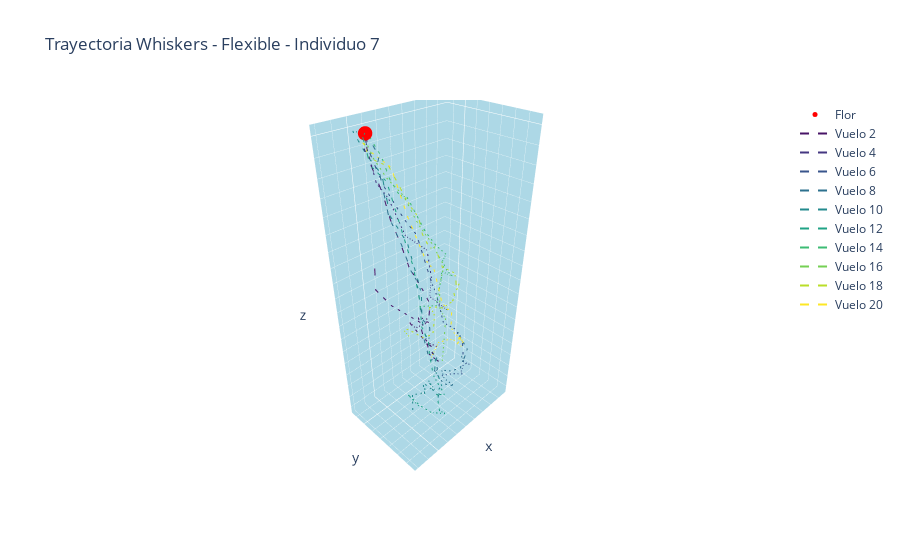
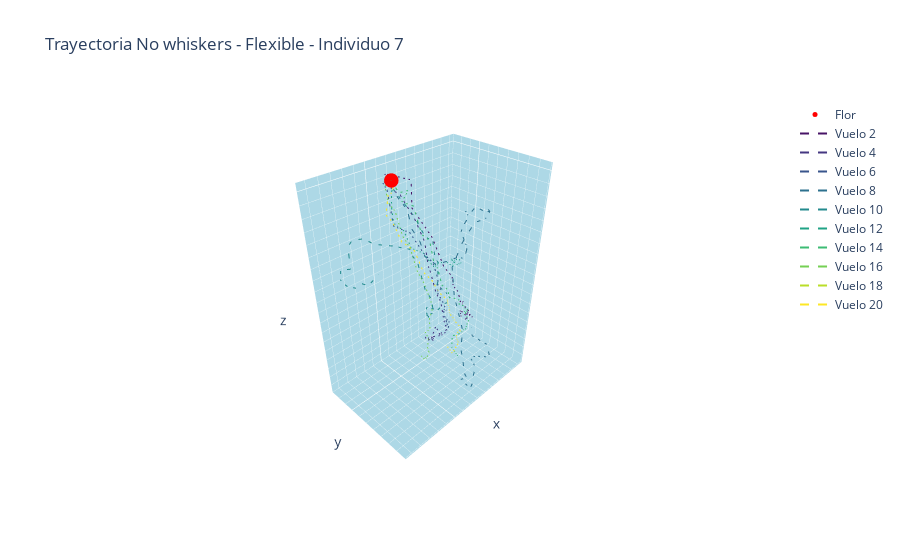
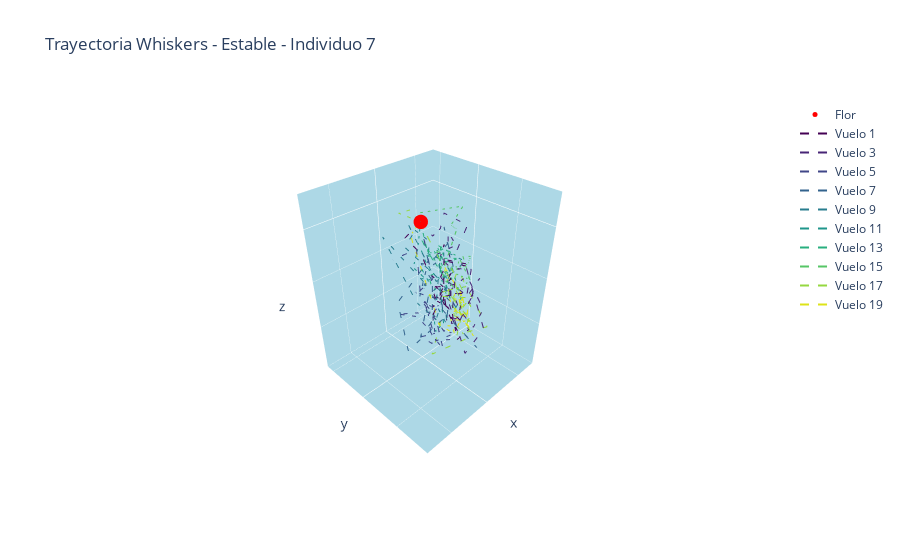
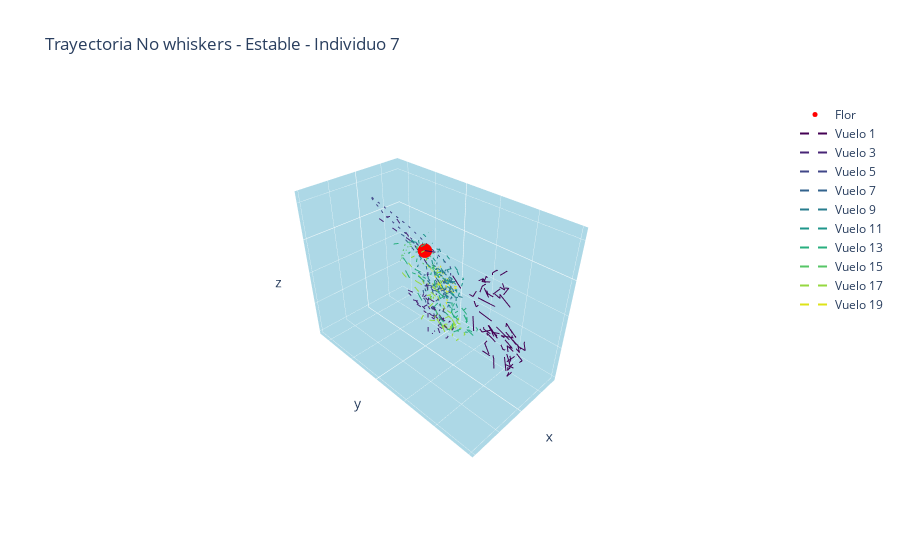

Here is the notebook cell these charts were saved with, in order:
### Code cell
plot_flower_bat(7, 'Whiskers', 'Flexible')
plot_flower_bat(7, 'No whiskers', 'Flexible')
plot_flower_bat(7, 'Whiskers', 'Estable')
plot_flower_bat(7, 'No whiskers', 'Estable')

### Figure 1 — Plotly figure (JSON) as saved in the notebook; plotly's stock layout.template omitted (floating-point values rounded to 4 significant figures)
{"data": [{"marker": {"color": "red", "size": 5}, "mode": "markers", "name": "Flor", "type": "scatter3d", "x": [0], "y": [0], "z": [0]}, {"line": {"color": "#481467", "dash": "dash", "width": 2}, "mode": "lines", "name": "Vuelo 2", "type": "scatter3d", "x": [0, -1, -3, -10, -10, -15, -21, -22, -24, -25, -25, -26, -27, -31, -33, -31, -32, -28, -25, -20, -15, -9, -5, 4, 10, 7], "y": [0, 1, -6, -1, 5, 7, 8, 21, 25, 23, 12, 16, 24, 25, 13, 16, 26, 24, 18, 7, 20, 41, 37, 19, 12, 9], "z": [0, -6, -9, -32, -45, -59, -77, -89, -97, -110, -114, -128, -133, -134, -138, -145, -147, -139, -129, -117, -113, -95, -96, -88, -78, -58]}, {"line": {"color": "#453781", "dash": "dash", "width": 2}, "mode": "lines", "name": "Vuelo 4", "type": "scatter3d", "x": [0, 1, -3, -11, -24, -32, -36, -42, -48, -49], "y": [0, 2, 3, 3, 2, 14, 14, 6, 12, 18], "z": [0, -6, -24, -34, -60, -68, -88, -108, -115, -117]}, {"line": {"color": "#39558c", "dash": "dash", "width": 2}, "mode": "lines", "name": "Vuelo 6", "type": "scatter3d", "x": [0, -4, -8, -11, -16, -24, -29, -37, -49, -55, -61, -67, -67, -69, -68, -66, -59, -56, -47, -36], "y": [0, -5, -3, 0, 11, 13, 21, 18, 14, 20, 23, 19, 21, 26, 25, 22, 26, 30, 27, 23], "z": [0, -7, -19, -29, -45, -56, -85, -99, -129, -134, -145, -154, -171, -172, -170, -173, -173, -171, -167, -165]}, {"line": {"color": "#2d718e", "dash": "dash", "width": 2}, "mode": "lines", "name": "Vuelo 8", "type": "scatter3d", "x": [0, -4, -4, -12, -13, -16, -16, -20, -17, -22, -20, -22, -22, -28, -31, -36, -36, -41, -43, -49, -52, -59, -66, -70, -70, -72, -71, -69, -66], "y": [0, 6, 4, 1, 11, 16, 21, 18, 25, 27, 29, 21, 27, 28, 26, 17, 28, 35, 22, 13, 21, 25, 22, 16, 18, 19, 21, 11, 19], "z": [0, -10, -14, -45, -59, -75, -79, -89, -105, -113, -119, -125, -140, -140, -155, -162, -169, -170, -172, -173, -171, -170, -167, -170, -174, -167, -161, -149, -149]}, {"line": {"color": "#238a8d", "dash": "dash", "width": 2}, "mode": "lines", "name": "Vuelo 10", "type": "scatter3d", "x": [0, 0, -2, -8, -10, -17, -17, -21, -23, -25, -29, -31, -33, -32, -33, -34, -33, -32, -33, -32, -31, -30, -31, -28, -28, -24, -22, -21, -18, -16, -13, -15, -10, -6, 2], "y": [0, -11, -3, 2, 5, 12, 22, 20, 18, 19, 22, 24, 21, 26, 29, 26, 25, 28, 27, 26, 27, 29, 28, 25, 19, 30, 31, 31, 26, 26, 31, 29, 30, 25, 34], "z": [0, -1, -11, -21, -43, -59, -81, -91, -112, -124, -139, -143, -159, -160, -168, -173, -176, -178, -180, -181, -176, -177, -178, -173, -166, -165, -164, -163, -159, -157, -162, -159, -160, -161, -168]}, {"line": {"color": "#20a386", "dash": "dash", "width": 2}, "mode": "lines", "name": "Vuelo 12", "type": "scatter3d", "x": [0, 3, 1, -5, -6, -9, -13, -10, -14, -16, -20, -19, -22, -20, -19, -19, -14, -10, -2, 4, 4], "y": [0, 2, 4, 10, 25, 26, 27, 32, 34, 33, 33, 39, 43, 37, 41, 48, 40, 41, 38, 32, 45], "z": [0, -1, -14, -22, -55, -65, -89, -104, -115, -128, -148, -151, -160, -163, -175, -173, -174, -170, -160, -150, -153]}, {"line": {"color": "#3dbc74", "dash": "dash", "width": 2}, "mode": "lines", "name": "Vuelo 14", "type": "scatter3d", "x": [0, -6, -14, -16, -22, -30, -37, -42, -51, -54, -54, -55, -54, -51, -41, -33, -22], "y": [0, -5, -5, -1, 0, -2, 7, 12, 13, 7, 11, 16, 6, 9, 16, 22, 14], "z": [0, -3, -15, -26, -36, -40, -60, -69, -78, -86, -91, -94, -94, -97, -100, -104, -103]}, {"line": {"color": "#75d054", "dash": "dash", "width": 2}, "mode": "lines", "name": "Vuelo 16", "type": "scatter3d", "x": [0, -1, -9, -13, -20, -25, -30, -35, -41, -44, -46, -45, -44, -34], "y": [0, -4, -6, 0, 6, 7, 8, 15, 21, 14, 13, 20, 20, 28], "z": [0, -1, -15, -24.5, -34, -43.5, -53, -64, -79, -98, -117, -121, -137, -149]}, {"line": {"color": "#bade28", "dash": "dash", "width": 2}, "mode": "lines", "name": "Vuelo 18", "type": "scatter3d", "x": [0, -1, -8, -15, -19, -27, -35, -39, -46, -53, -57, -63, -67, -72, -72, -73, -74, -70, -69, -67, -65, -58, -54, -51, -46, -39, -38, -32, -26, -19, -14, -13, -9], "y": [0, -3, -9, 0, 9, 5, 3, 2, 2, 0, 4, 5, 7, 4, 5, 7, 5, 4, 7, 5, 9, 8, 13, 15, 11, 7, 15, 21, 26, 23, 13, 10, 21], "z": [0, -5, -15, -19, -34, -43, -52, -64, -76, -78, -93, -97, -100, -107, -115, -111, -116, -117, -122, -123, -121, -121, -122, -118, -116, -115, -115, -117, -121, -121, -117, -119, -117]}, {"line": {"color": "#fde725", "dash": "dash", "width": 2}, "mode": "lines", "name": "Vuelo 20", "type": "scatter3d", "x": [0, 0, -5, -15, -19, -28, -36, -40, -46, -47, -53, -55, -57, -58, -57, -60, -56, -55, -50, -44, -36, -16], "y": [0, -5, -8, 2, 11, 17, 17, 21, 25, 24, 23, 26, 25, 24, 22, 26, 28, 27, 25, 25, 22, 34], "z": [0, -2, -9, -19, -45, -72, -82, -106, -114, -127, -137, -138, -144, -139, -147, -143, -146, -146, -139, -135, -135, -131]}], "layout": {"scene": {"camera": {"eye": {"x": 1.5, "y": 1.5, "z": 1.5}}, "xaxis": {"backgroundcolor": "lightblue", "dtick": 10, "gridwidth": 0.5, "range": [-79, 23], "showticklabels": false, "tickmode": "linear"}, "yaxis": {"backgroundcolor": "lightblue", "dtick": 10, "gridwidth": 0.5, "range": [-16, 59], "showticklabels": false, "tickmode": "linear"}, "zaxis": {"backgroundcolor": "lightblue", "dtick": 10, "gridwidth": 0.5, "range": [-186, 5], "showticklabels": false, "tickmode": "linear"}}, "title": {"text": "Trayectoria Whiskers - Flexible - Individuo 7"}}}

### Figure 2 — Plotly figure (JSON) as saved in the notebook; plotly's stock layout.template omitted (floating-point values rounded to 4 significant figures)
{"data": [{"marker": {"color": "red", "size": 5}, "mode": "markers", "name": "Flor", "type": "scatter3d", "x": [0], "y": [0], "z": [0]}, {"line": {"color": "#481467", "dash": "dash", "width": 2}, "mode": "lines", "name": "Vuelo 2", "type": "scatter3d", "x": [0, -3, -26, -26, -33, -36, -42, -48, -54, -55, -59, -64, -67, -67, -69, -70, -68, -66, -65, -65, -60, -52], "y": [0, -11, -8, -8, 8, 19, 23, 19, 20, 22, 22, 17, 22, 25, 26, 18, 20, 20, 22, 23, 18, 27], "z": [0, 1, -9, -31.5, -54, -78, -88, -102, -111, -121, -123, -131, -137, -143, -144, -142, -145, -148, -147, -143, -135, -135]}, {"line": {"color": "#453781", "dash": "dash", "width": 2}, "mode": "lines", "name": "Vuelo 4", "type": "scatter3d", "x": [0, -3, -9, -16, -23, -29, -34, -37, -40, -40, -40, -37, -35, -32, -26, -21, -16, -11, -10, -8, -7, -6, -8, -11, -12, -22, -21, -22], "y": [0, -10, -13, -20, -18, -8, -2, -1, -2, 6, 12, 18, 21, 28, 27, 29, 27, 32, 32, 34, 27, 28, 29, 32, 29, 24, 31, 38], "z": [0, -3, -3, -17, -23, -42.5, -62, -86, -92, -112, -118, -128, -131, -136, -137, -136, -135, -133, -132, -129, -130, -131, -133, -130, -133, -129, -135, -126]}, {"line": {"color": "#39558c", "dash": "dash", "width": 2}, "mode": "lines", "name": "Vuelo 6", "type": "scatter3d", "x": [0, -1, -7, -9, -17, -21, -24, -26, -28, -31, -30, -34, -36, -37, -39, -41, -40, -40, -41, -42, -44, -42, -41, -40, -37, -34], "y": [0, -11, -14, -11, -1, 10, 18, 22, 20, 22, 18, 14, 19, 22, 17, 15, 16, 19, 20, 18, 15, 21, 22, 22, 22, 26], "z": [0, -5, -13, -42, -47, -62, -69, -83, -92, -96, -98, -105, -114, -121, -123, -126, -129, -135, -141, -137, -137, -137, -140, -142, -138, -133]}, {"line": {"color": "#2d718e", "dash": "dash", "width": 2}, "mode": "lines", "name": "Vuelo 8", "type": "scatter3d", "x": [0, -2, -2, -1, -4, -6, -11, -13, -20, -25, -36, -40, -45, -50, -55, -63, -70, -75, -81, -86, -90, -90, -88, -82, -78, -68, -59, -54, -46, -38, -35, -34, -28, -29, -27, -28, -26, -31, -31, -34, -35, -41, -40, -46, -47, -46, -48, -50, -46, -44], "y": [0, 4, 14, 20, 25, 28, 35, 37, 39, 44, 41, 40, 33, 24, 21, 20, 10, 12, 12, 15, 17, 23, 20, 23, 25, 23, 23, 22, 19, 30, 39, 45, 49, 52, 56, 58, 53, 56, 61, 60, 59, 56, 56, 46, 48, 59, 66, 61, 46, 46], "z": [0, -12, -18, -31, -40, -52, -58, -57, -57, -54, -61, -53, -54, -49, -48, -42, -43, -45, -42, -46, -45, -48, -46, -49, -48, -48, -55, -62, -82.5, -103, -116, -129, -142, -159, -167, -171, -175, -184, -182, -181, -177, -171, -166, -167, -165, -157, -155, -145, -141, -131]}, {"line": {"color": "#238a8d", "dash": "dash", "width": 2}, "mode": "lines", "name": "Vuelo 10", "type": "scatter3d", "x": [0, -10, -17, -30, -40, -44, -53, -57, -60, -60, -60, -58, -61, -59, -54, -49, -42, -37, -29, -28, -24, -20, -18, -18, -16, -17, -15, -10, -3, 2, 5, 13, 26, 31, 39, 44, 45, 51, 50, 52, 47, 43, 39, 36, 30], "y": [0, -15, -22, -25, -21, -12, -12, -13, -12, -12, -11, -11, -1, 5, 7, 7, 6, 11, 9, 7, 9, 17, 19, 20, 19, 26, 26, 24, 23, 23, 24, 14, 10, 4, 2, 4, 5, 2, -1, 2, 1, 7, 9, 12, 17], "z": [0, -8, -15, -31.5, -48, -65, -72, -91, -97, -111, -114, -120, -126, -127, -129, -128, -132, -126, -121, -120, -121, -122, -117, -119, -116, -111, -96, -86, -58, -50, -43, -41, -36, -32, -31, -33, -50, -49, -58, -58, -65, -66, -63, -65, -56]}, {"line": {"color": "#20a386", "dash": "dash", "width": 2}, "mode": "lines", "name": "Vuelo 12", "type": "scatter3d", "x": [0, -5, -3, -4, -6, -17, -24, -30, -37, -44, -51, -61, -65, -71, -79, -83, -83, -83, -79, -77], "y": [0, -3, -4, -6, -7, -8, -8, 1, 5, 3, -3, -3, 3, -4, -7, -6, -4, -9, -14, -6], "z": [0, -4, -11, -24, -37, -48, -66, -70, -84, -87, -90, -93, -97, -99, -100, -101, -104, -108, -102, -101]}, {"line": {"color": "#3dbc74", "dash": "dash", "width": 2}, "mode": "lines", "name": "Vuelo 14", "type": "scatter3d", "x": [0, -5, -14, -15, -24, -28, -32, -35, -42, -45, -51, -54, -63, -64, -71, -77, -80, -79, -81, -80, -78, -72, -66, -60, -53, -45, -37, -28], "y": [0, 2, 2, -7, -4, 1, 6, 8, 6, 8, 10, 9, 13, 12, 13, 12, 11, 7, 6, 8, 14, 17, 21, 23, 26, 23, 30, 47], "z": [0, -10, -11, -23, -28, -52, -57, -78, -88, -105, -112, -122, -127, -133, -139, -149, -148, -153, -153, -156, -160, -160, -159, -156, -154, -154, -158, -154]}, {"line": {"color": "#75d054", "dash": "dash", "width": 2}, "mode": "lines", "name": "Vuelo 16", "type": "scatter3d", "x": [0, 2, -2, -9, -15, -18, -19, -22, -23, -22, -19, -17, -14, -15, -14, -13, -14, -10, -9, -8, -6, -5, -4, -4], "y": [0, -5, -7, -8, -8, -2, 5, 9, 16, 20, 19, 22, 19, 22, 22, 25, 24, 25, 24, 27, 26, 26, 24, 24], "z": [0, -5, -19, -29, -51, -62, -81, -91, -105, -111, -123, -130, -134, -139, -149, -153, -154, -156, -156, -155, -154, -154, -150, -148]}, {"line": {"color": "#bade28", "dash": "dash", "width": 2}, "mode": "lines", "name": "Vuelo 18", "type": "scatter3d", "x": [0, -3, -6, -10, -14, -17, -19, -21, -22, -24, -27, -25, -27, -32, -31, -33, -31, -33, -28, -28, -25], "y": [0, 4, 9, 23, 30, 31, 38, 35, 39, 38, 39, 39, 34, 40, 43, 40, 37, 39, 39, 43, 44], "z": [null, null, null, null, null, null, null, null, null, null, null, null, null, null, null, null, null, null, null, null, null]}, {"line": {"color": "#fde725", "dash": "dash", "width": 2}, "mode": "lines", "name": "Vuelo 20", "type": "scatter3d", "x": [0, -4, -4, -3, -3, -9, -10, -17, -23, -28, -34, -39, -47, -49, -55, -57, -64, -66, -66, -65, -66, -60, -57, -46, -37], "y": [0, -2, -4, -8, -12, -12, -3, 4, 8, 13, 16, 21, 15, 14, 9, 11, 9, 12, 14, 12, 9, 18, 19, 23, 23], "z": [0, -1, -11, -14, -31, -39, -53, -61, -82, -90, -104, -111, -125, -128, -141, -145, -156, -160, -166, -168, -176, -175, -175, -176, -160]}], "layout": {"scene": {"camera": {"eye": {"x": 1.5, "y": 1.5, "z": 1.5}}, "xaxis": {"backgroundcolor": "lightblue", "dtick": 10, "gridwidth": 0.5, "range": [-95, 57], "showticklabels": false, "tickmode": "linear"}, "yaxis": {"backgroundcolor": "lightblue", "dtick": 10, "gridwidth": 0.5, "range": [-30, 71], "showticklabels": false, "tickmode": "linear"}, "zaxis": {"backgroundcolor": "lightblue", "dtick": 10, "gridwidth": 0.5, "range": [-189, 6], "showticklabels": false, "tickmode": "linear"}}, "title": {"text": "Trayectoria No whiskers - Flexible - Individuo 7"}}}

### Figure 3 — Plotly figure (JSON) as saved in the notebook; plotly's stock layout.template omitted (floating-point values rounded to 4 significant figures)
{"data": [{"marker": {"color": "red", "size": 5}, "mode": "markers", "name": "Flor", "type": "scatter3d", "x": [0], "y": [0], "z": [0]}, {"line": {"color": "#440154", "dash": "dash", "width": 2}, "mode": "lines", "name": "Vuelo 1", "type": "scatter3d", "x": [0, 2, 0, 0, -3, -3, -4, 0, -1, -4, -5, -8, -8, -4, -2, -4, -4, -1, 0, 0, 0, -2, -1, -1, -3, -2, 0, -1, -3, -2, -2, 0, -1, 3, 3], "y": [0, -2, 0, 2, 3, 5, 4, 3, 5, 2, 0, 5, 5, 3, 2, 5, 4, 3, 3, 4, 7, 8, 6, 3, 10, 8, 8, 2, 8, 8, 5, 7, 5, 6, 6], "z": [0, -3, -6, -9, -13, -14, -11, -16, -14, -5, -9, -9.5, -10, -8, -13, -12, -10, -15, -12, -11, -15, -20, -15, -14, -19, -22, -14, -15, -12, -17, -19, -16, -12, -15, -13]}, {"line": {"color": "#482576", "dash": "dash", "width": 2}, "mode": "lines", "name": "Vuelo 3", "type": "scatter3d", "x": [0, -2, -5, -7, -8, -3, -4, -3, -5, -4, -3, -4, -5, -4, -6, -7, -9, -6, -2, -4, -4, -3, -3, -1, -2, -3, -4, -4, -1, 1, -3, -6, -5, -1, 0, -2, -2], "y": [0, 1, 0, -1, 4, 5, 4, 4, 2, 5, 1, 4, 8, 8, 8, 7, 7, 7, 5, 6, 8, 13, 11, 9, 7, 2, 9, 10, 9, 9, 6, 6, 12, 11, 10, 5, 5], "z": [0, -3, -3, -1, -2, -7, -8, -5, -3, -4, -7, -9, -8, -14, -16, -13, -12, -14, -13, -11, -9, -13, -18, -14, -13, -11, -13, -11, -17, -16, -8, -9, -19, -23, -18, -14, -13]}, {"line": {"color": "#404688", "dash": "dash", "width": 2}, "mode": "lines", "name": "Vuelo 5", "type": "scatter3d", "x": [0, 0, 3, 0, -3, -2, 2, 0, -1, 2, 4, 4, 4, 5, 3, -2, -1, 3, 3, 0, 2, 4, 5, 5, 6, 4, 4, 2, 5], "y": [0, 3, 2, -2, 3, 3, 6, 0, 7, 6, 7, 6, 7, 5, 6, 4, 8, 7, 4, 4, 8, 7, 7, 4, 0, 7, 4, 1, -2], "z": [0, -10, -12, -15, -16, -16, -14, -16, -22, -21, -13, -14, -20, -19, -19, -22, -20, -20, -13, -18, -22, -18, -16, -15, -16, -13, -11, -4, -6]}, {"line": {"color": "#33638d", "dash": "dash", "width": 2}, "mode": "lines", "name": "Vuelo 7", "type": "scatter3d", "x": [0, -2, -6, -6, -6, -3, -1, -1, 0, -1, 0, 0, -3, -1, -2, 2, 2, 0, 3, 6, 2, -2, 1, 10, 11, 2, 0], "y": [0, 0, 1, 0, 3, 3, 3, 2, 0, 3, 9, 6, 5, 6, 13, 7, 3, 3, 6, 6, 4, 3, 7, 7, 6, 4, -1], "z": [0, -9, -6, -3, -11, -11, -7, -8, -8, -12, -13, -10, -11, -17, -21, -13, -10, -11, -16, -18, -12, -12, -16, -18, -8, -5, -17]}, {"line": {"color": "#287d8e", "dash": "dash", "width": 2}, "mode": "lines", "name": "Vuelo 9", "type": "scatter3d", "x": [0, 3, -2, -6, -9, -5, -4, -2, -3, 1, 0, -4, -3, -1, 2, 0, -1, -1, 4, 5, 5, 7, 6, 5, 3], "y": [0, -1, 3, 3, 3, 1, 2, 0, -1, -2, 4, 4, 1, 4, 6, 7, 5, 6, 8, 9, 4, -2, 2, 6, 4], "z": [0, -4, -11, -11, -10, -7, -8, -7, -5, -1, -10, -10, -6, -5, -13, -18, -12, -10, -14, -13, -12, -1, -4, -7, -10]}, {"line": {"color": "#1f968b", "dash": "dash", "width": 2}, "mode": "lines", "name": "Vuelo 11", "type": "scatter3d", "x": [0, -2, 2, 1, 1, -1, -2, -3, -2, -5, -4, -5, -5, -5, -6, -4, -5, 0, 1, 1, 2], "y": [0, -3, 0, 3, 1, -1, 4, -1, -2, 2, 4, 2, 3, 3, 5, 5, 1, 5, 7, 5, 5], "z": [0, -7, -8, -10, -8, -12, -11, -11, -7, -9, -11, -13, -11, -9, -16, -18, -12, -11, -17, -20, -14]}, {"line": {"color": "#29af7f", "dash": "dash", "width": 2}, "mode": "lines", "name": "Vuelo 13", "type": "scatter3d", "x": [0, 1, -3, -4, -4, -3, -2, -5, -3, -1, -1, -2, 0, -1, -3, -2, 0, -1, -3, -2, 2, 2, -1], "y": [0, 3, 3, 5, 4, 1, 4, 5, 3, 4, 4, 5, 4, 1, 5, 6, 3, -1, 3, 5, 5, 4, 6], "z": [0, -5, -5, -6, -6, -5, -7, -7, -7, -3, -8, -10, -4, -6, -12, -9, -6, -4, -10, -13, -10, -8, -7]}, {"line": {"color": "#56c667", "dash": "dash", "width": 2}, "mode": "lines", "name": "Vuelo 15", "type": "scatter3d", "x": [0, -1, -10, -9, -4, -1, -7, -10, -7, -6, -6, -6, -2, -5, -6, -2, 1, -2, -3], "y": [0, -1, 1, -1, 5, 5, 4, 3, 6, 5, 6, 7, 7, 5, 7, 8, 7, 2, 3], "z": [0, 1, 0, -4, -1, -7, -10, -11, -7, -7, -9, -11, -8, -7, -11, -11, -8, -5, -7]}, {"line": {"color": "#95d840", "dash": "dash", "width": 2}, "mode": "lines", "name": "Vuelo 17", "type": "scatter3d", "x": [0, -1, -1, -3, -3, -5, -4, -3, -6, -5, -2, -2, 1, -4, -3, -2, -7, -6, -3, -2, -4, -6, -5, -2, -4, -2, -3, 2, 1], "y": [0, -7, -3, 7, 5, 9, 9, 6, 3, 7, 4, 7, 3, 9, 7, 5, 3, 12, 7, 9, 4, 8, 7, 8, 5, 8, 11, 5, 7], "z": [0, -1, 1, -13, -14, -19, -18, -18, -15, -12, -13, -11, -13, -13, -17, -14, -11, -19, -22, -15, -9, -17, -23, -19, -15, -15, -20, -25, -14]}, {"line": {"color": "#dde318", "dash": "dash", "width": 2}, "mode": "lines", "name": "Vuelo 19", "type": "scatter3d", "x": [0, -2, 1, -3, -7, -6, -6, -5, -3, -5, -6, -7, -6, -5, -7, -5, -5, -5, -6, -7, -6, -7, -5, -5, -3, -2, 0, 0], "y": [0, -5, 6, 7, 6, 7, 6, 3, 4, 1, 6, 2, 4, 6, 8, 5, 7, 5, 5, 4, 7, 7, 4, 7, 8, 6, 9, 3], "z": [0, -5, -18, -20, -18, -20, -21, -17, -11, -10, -16, -18, -14, -18, -24, -18, -16, -16, -18, -15, -20, -21, -21, -18, -13, -18, -19, -19]}], "layout": {"scene": {"camera": {"eye": {"x": 1.5, "y": 1.5, "z": 1.5}}, "xaxis": {"backgroundcolor": "lightblue", "dtick": 10, "gridwidth": 0.5, "range": [-15, 16], "showticklabels": false, "tickmode": "linear"}, "yaxis": {"backgroundcolor": "lightblue", "dtick": 10, "gridwidth": 0.5, "range": [-12, 18], "showticklabels": false, "tickmode": "linear"}, "zaxis": {"backgroundcolor": "lightblue", "dtick": 10, "gridwidth": 0.5, "range": [-30, 6], "showticklabels": false, "tickmode": "linear"}}, "title": {"text": "Trayectoria Whiskers - Estable - Individuo 7"}}}

### Figure 4 — Plotly figure (JSON) as saved in the notebook; plotly's stock layout.template omitted (floating-point values rounded to 4 significant figures)
{"data": [{"marker": {"color": "red", "size": 5}, "mode": "markers", "name": "Flor", "type": "scatter3d", "x": [0], "y": [0], "z": [0]}, {"line": {"color": "#440154", "dash": "dash", "width": 2}, "mode": "lines", "name": "Vuelo 1", "type": "scatter3d", "x": [0, 1, -3, -7, -11, -8, -5, -1, -1, -3, -5, -8, -10, -11, -11, -10, -10, -10, -10, -10, -10, -8, -9, -7, -7, -5, -5, -3, -1, -3, -6, -8, -9, -9, -7, -7, -8, -7, -2, -2, -3, -6, -8, -7, -3, -2, -2, -5, -8, -5, -2, 1, 0, -6, -7, -5, 0, 0, -2, -5, -6, -7, -5, -1, 6, 3, -2, -12, -9, 0, 1, 0, -5, -9, -9, -3, -1, -1, -4, -4, -2, -2, -6, -9, -9, -8, -6, -5, -9, -7, -9, -9, -4, -5, -7, -6, -5, -1, -3, -2, -5, -8, -11, -7, -6, -4, -2, -3], "y": [0, 5, 13, 20, 25, 20, 20, 18, 17, 19, 23, 22, 21, 24, 24, 25, 19, 19, 22, 23, 22, 19, 25, 22, 23, 20, 21, 25, 26, 24, 21, 20, 23, 25, 25, 22, 17, 26, 26, 25, 26, 23, 21, 24, 26, 25, 25, 18, 20, 24, 25, 23, 22, 16, 20, 25, 24, 22, 18, 19, 16, 19, 25, 23, 20, 17, 16, 17, 17, 16, 16, 17, 15, 17, 20, 17, 17, 16, 17, 15, 15, 16, 16, 17, 16, 16, 16, 17, 19, 18, 17, 18, 15, 14, 16, 16, 14, 17, 13, 9, 18, 23, 21, 25, 22, 19, 17, 8], "z": [0, 2, -11, -16, -23, -23, -18, -14, -10, -15, -18, -17, -20, -17, -20, -21, -21, -16, -19, -21, -21, -19, -17, -20, -20, -16, -17, -22, -26, -24, -20, -17, -20, -19, -19, -18, -17, -22, -21, -25, -23, -23, -21, -21, -20, -23, -22, -17, -18, -22, -21, -23, -20, -19, -22, -20, -21, -22, -19, -16, -16, -20, -24, -21, -14, -7, -3, -2, -6, -8, -6, -3, -2, -8, -10, -5, -1, -1, -7, -6, -2, -1, -6, -9, -3, -1, -1, -4, -5, -8, -4, -6, -2, -4, -4, -3, -4, 0, -8, -7, -9, -17, -18, -20, -17, -15, -16, -12]}, {"line": {"color": "#482576", "dash": "dash", "width": 2}, "mode": "lines", "name": "Vuelo 3", "type": "scatter3d", "x": [0, 2, -1, 1, 4, 7, 9, 6, 7, 8, 7, 6, 5, 8, 9, 4, 2, 5, 5, 3, 2, 6, 7, 6, 4, 3, 6, 7, 6, 3, 2, 7, 11, 11, 5], "y": [0, -14, -11, 2, 4, 5, 1, 3, 5, 9, 1, 3, 5, 8, 6, 9, 10, 9, 7, 2, 8, 9, 12, 12, 6, 12, 12, 11, 8, 3, 8, 9, 11, 10, 5], "z": [0, 4, 5, -3, -6, -8, -7, -12, -11, -11, -11, -11, -8, -8, -10, -16, -15, -13, -11, -11, -12, -15, -14, -14, -14, -15, -17, -17, -13, -13, -15, -16, -14, -14, -3]}, {"line": {"color": "#404688", "dash": "dash", "width": 2}, "mode": "lines", "name": "Vuelo 5", "type": "scatter3d", "x": [0, -1, 0, -4, -7, -5, -5, 2, 3, 6, 7, 5, 5, 9], "y": [0, -15, -19, -9, 3, 5, 3, 2, 6, 10, 9, 6, 10, 6], "z": [0, 4, 8, 2, -6, -12, -13, -8, -8, -9, -12, -11, -13, -6]}, {"line": {"color": "#33638d", "dash": "dash", "width": 2}, "mode": "lines", "name": "Vuelo 7", "type": "scatter3d", "x": [0, 1, -1, -3, -3, -3, -2, -3, -3, -2, 1, 1, 0, -2, -1, -4, -3, -3, -1, -3, -5, -4, -3, -1, -3, -3, 0, 2, 0, -3, 0], "y": [0, -7, -4, 1, 6, 5, 3, 3, 1, 5, 1, 0, 0, 1, 4, 0, 5, 5, 3, -2, 0, 3, 6, 2, -1, 7, 7, 2, -1, 5, 6], "z": [0, 2, -2.5, -7, -9.5, -12, -11, -10, -8, -10, -11, -7, -7, -10, -10, -10, -11, -11, -14, -9, -9, -12, -12, -11, -12, -10, -15, -14, -11, -8, -13]}, {"line": {"color": "#287d8e", "dash": "dash", "width": 2}, "mode": "lines", "name": "Vuelo 9", "type": "scatter3d", "x": [0, 0, -2, -2, -1, -1, -1, -1, 0, 2, 2, 0, -2, -3, -4, -1, -1, -2, -4, -4, -2, 0, -5, -5, -4, -3, -3, -6, -6], "y": [0, -3, 5, 11, 9, 6, 5, 5, 3, 2, 3, 8, 7, 0, 6, 7, 4, 4, 5, 7, 8, 5, 2, 7, 7, 2, 2, -1, 7], "z": [0, -7, -12, -9, -9, -3, -5, -3, -4, -2, -7, -9, -5, -5, -7, -7, -6, -6, -9, -12, -10, -4, -7, -9, -10, 1, 0, -9, -10]}, {"line": {"color": "#1f968b", "dash": "dash", "width": 2}, "mode": "lines", "name": "Vuelo 11", "type": "scatter3d", "x": [0, -3, -4, -8, -9, -7, -5, -5, -7, -6, -8, -7, -5, -5, -6, -5, -2, -3, -6, -3, -2, -2, -5, -6, -4, -1, 1, 1, 0, -1, 1, 0, -2, -3, -5], "y": [0, -7, -8, 0, 6, 4, 2, 2, 4, 0, 4, 7, 7, 4, 5, 6, 6, 2, 6, 8, 4, 3, -2, 2, 8, 8, 5, 0, -2, 1, 0, -1, -2, 0, -1], "z": [0, -1, -2, -3, -9, -10, -9, -10, -11, -8.5, -6, -9, -13, -12, -13, -13, -12, -10, -11, -13, -14, -12, -4, -8, -15, -14, -4, -2, 2, -2, -2, -1, 3, 1, 0]}, {"line": {"color": "#29af7f", "dash": "dash", "width": 2}, "mode": "lines", "name": "Vuelo 13", "type": "scatter3d", "x": [0, -1, 5, 5, 3, 5, 5, 7, 6, 8, 6, 3, 0, 3, 1, 1, -2, 4, 2, -1, -1, 1, 1, -3, -3, -3, 0, 0, -5, 0, 9, 12, 13, 12, 6, 3, 3, 2, -1, 4, 5, -1, 3, 1, 1], "y": [0, -3, -6, 0, 9, 15, 13, 8, 11, 11, 10, 11, 9, 11, 10, 14, 13, 12, 11, 11, 15, 14, 9, 8, 14, 15, 16, 10, 10, 14, 13, 13, 10, 4, 5, 4, 5, 5, 2, 5, 1, -3, -3, 1, 2], "z": [0, 1, 1, -4, -8, -13, -15, -10, -5, -5, -9, -13, -10, -10, -12, -13, -17, -16, -12, -12, -17, -15, -13, -12, -16, -17, -17, -15, -14, -17, -12, -5, -4, 1, -3, -11, -9, -8, -4, -3.5, -3, -2, -1, 2.5, 6]}, {"line": {"color": "#56c667", "dash": "dash", "width": 2}, "mode": "lines", "name": "Vuelo 15", "type": "scatter3d", "x": [0, 3, 6, 2, -1, -3, -3, -2, -3, -4, -5, -4, -4, -4, -4, -5, -4, -3, -3, -7, -5, -5, -3, -3, -2], "y": [0, -4, -3, -5, -6, -2, -1, -3, -5, -2, -1, -4, 0, 0, 0, -2, 1, 2, 0, -3, 4, 1, 2, 0, 5], "z": [0, 1, -2, -2, -1, -2, -3, -3, -3, -3, -3, -7, -7, -7, -5, -8, -8, -6, -5, -9, -13, -12, -7, -6, -9]}, {"line": {"color": "#95d840", "dash": "dash", "width": 2}, "mode": "lines", "name": "Vuelo 17", "type": "scatter3d", "x": [0, 6, 2, -2, -5, -6, 0, 5, 5, 4, 4, 6, 4, 3, 3, 3, 0, 1, 1, 0, -3, 1, 3, 2, 0, -2, 2, 2, 3, 4, 6, 8, 6, 4, 4, 5, 5, 7, 8, 7, 5, 2, 4, 4, 3, 4, 5, 7, 9, 11, 8, 5, 1, 4], "y": [0, -1, 2, 1, 3, 7, 12, 10, 8, 10, 10, 8, 8, 8, 9, 9, 10, 10, 12, 7, 9, 11, 12, 11, 10, 12, 12, 10, 11, 11, 10, 7, 4, 8, 6, 7, 8, 6, 5, 7, 9, 11, 12, 12, 11, 8, 11, 10, 8, 2, 6, 7, 6, 4], "z": [0, -1, -8, -10, -20, -20, -17, -16, -14, -14, -16, -13, -12, -16, -17, -16, -17, -18, -17, -14, -17, -17, -16, -15, -15, -20, -20, -18, -13, -12, -7, -4, -4, -6.5, -9, -8.5, -8, -11.5, -15, -14, -14, -18, -18, -17, -12, -15, -17, -11, -3, -1, -7, -7, -3, -3]}, {"line": {"color": "#dde318", "dash": "dash", "width": 2}, "mode": "lines", "name": "Vuelo 19", "type": "scatter3d", "x": [0, 0, -3, -4, -7, -8, -8, -6, -4, -4, -2, -3, -4, -2, -3, -5, -7, -5, -6, -7, -6, -4, -3, -1], "y": [0, 1, 0, 4, 4, 5, 3, -1, 2, 3, 6, 2, 4, 6, 3, 1, 4, 6, 1, 2, 6, 3, 2, 4], "z": [0, -4, -7, -13, -11, -12, -13, -8, -5, -7, -10, -10, -10, -14, -12, -9, -12, -12, -11, -10, -10, -12, -9, -9.5]}], "layout": {"scene": {"camera": {"eye": {"x": 1.5, "y": 1.5, "z": 1.5}}, "xaxis": {"backgroundcolor": "lightblue", "dtick": 10, "gridwidth": 0.5, "range": [-17, 21], "showticklabels": false, "tickmode": "linear"}, "yaxis": {"backgroundcolor": "lightblue", "dtick": 10, "gridwidth": 0.5, "range": [-24, 31], "showticklabels": false, "tickmode": "linear"}, "zaxis": {"backgroundcolor": "lightblue", "dtick": 10, "gridwidth": 0.5, "range": [-31, 13], "showticklabels": false, "tickmode": "linear"}}, "title": {"text": "Trayectoria No whiskers - Estable - Individuo 7"}}}
